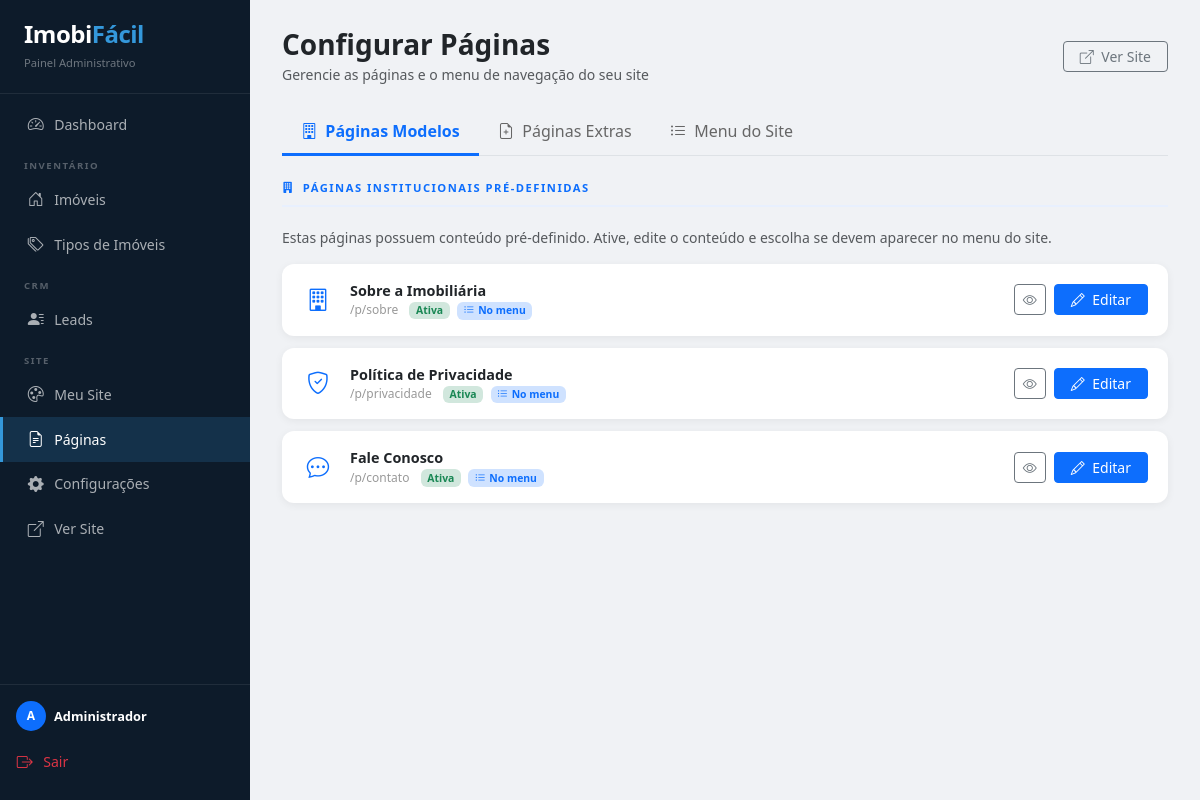
Screenshot of /admin/paginas (signed in) with the database file from the repository.
### app/models.py (models this page shows, shortened)
class Usuario(db.Model, UserMixin):
    __tablename__ = 'usuarios'
    id             = db.Column(db.Integer, primary_key=True)
    imobiliaria_id = db.Column(db.Integer, db.ForeignKey('imobiliarias.id'), nullable=False)
    nome           = db.Column(db.String(100), nullable=False)
    email          = db.Column(db.String(120), unique=True, nullable=False)
    senha_hash     = db.Column(db.String(256))

class PaginaSite(db.Model):
    __tablename__ = 'paginas_site'
    id             = db.Column(db.Integer, primary_key=True)
    imobiliaria_id = db.Column(db.Integer, db.ForeignKey('imobiliarias.id'), nullable=False)
    tipo           = db.Column(db.String(20), default='custom')   # 'institucional' | 'custom'
    slug           = db.Column(db.String(100), nullable=False)
    titulo         = db.Column(db.String(200), nullable=False)
    conteudo       = db.Column(db.Text)
    ativo          = db.Column(db.Boolean, default=True)
    no_menu        = db.Column(db.Boolean, default=False)
    ordem          = db.Column(db.Integer, default=0)

### app/admin/routes.py (the view)
@admin_bp.route('/paginas')
@login_required
def paginas():
    from ..models import PaginaSite, MenuLink
    imob_id = current_user.imobiliaria_id
    _garantir_paginas_institucionais(imob_id)
    institucionais = PaginaSite.query.filter_by(imobiliaria_id=imob_id, tipo='institucional')\
                                     .order_by(PaginaSite.ordem).all()
    extras         = PaginaSite.query.filter_by(imobiliaria_id=imob_id, tipo='custom')\
                                     .order_by(PaginaSite.ordem).all()
    links_menu     = MenuLink.query.filter_by(imobiliaria_id=imob_id)\
                                   .order_by(MenuLink.ordem).all()
    return render_template('admin/paginas.html',
                           institucionais=institucionais,
                           extras=extras,
                           links_menu=links_menu,
                           tab=request.args.get('tab', 'institucionais'))

### app/__init__.py (called while the page is built)
def _resolver_imobiliaria(host, app):
    from .models import Imobiliaria
    base = app.config.get('BASE_DOMAIN', '').strip().lower()
    host_sem_www = host[4:] if host.startswith('www.') else host
    imob = (
        Imobiliaria.query.filter(
            Imobiliaria.dominio_personalizado.in_([host, host_sem_www]),
            Imobiliaria.ativo == True          # noqa: E712
        ).first()
    )
    if imob:
        return imob
    if base and host.endswith(f'.{base}'):
        slug = host[:-(len(base) + 1)]
        if slug and slug != 'www':
            imob = Imobiliaria.query.filter_by(slug=slug, ativo=True).first()
            if imob:
                return imob
    imob = Imobiliaria.query.filter_by(dominio=host, ativo=True).first()
    return imob

@login_manager.user_loader
def load_user(user_id):
    user_id = str(user_id)
    if user_id.startswith('sa:'):
        from .models import SuperAdmin
        return SuperAdmin.query.get(int(user_id[3:]))
    from .models import Usuario
    return Usuario.query.get(int(user_id))

### app/admin/routes.py (called while the page is built, shortened)
@admin_bp.before_request
def verificar_acesso_admin():
    from flask_login import current_user
    from flask import redirect, url_for
    if not current_user.is_authenticated:
        return  # login_required cuida do redirect
    if getattr(current_user, 'is_superadmin', False):
        return redirect(url_for('superadmin.dashboard'))
    from ..models import Imobiliaria
    imob = Imobiliaria.query.get(current_user.imobiliaria_id)
    if not imob or not imob.ativo:
        from flask_login import logout_user
        logout_user()
        from flask import flash
        flash('Sua conta foi suspensa. Entre em contato com o suporte.', 'danger')
        return redirect(url_for('auth.login'))

def _garantir_paginas_institucionais(imob_id):
    from ..models import PaginaSite
    for p in PAGINAS_INSTITUCIONAIS:
        existe = PaginaSite.query.filter_by(imobiliaria_id=imob_id,
                                            tipo='institucional',
                                            slug=p['slug']).first()
    db.session.commit()

### app/templates/admin/paginas.html (shortened to what this page needs)
{% extends 'admin/base.html' %}
{% block content %}
<div class="d-flex justify-content-between align-items-center mb-4">
    <div>
        <h2 class="h3 fw-bold mb-0">Configurar Páginas</h2>
        <small class="text-muted">Gerencie as páginas e o menu de navegação do seu site</small>
    </div>
    <a href="{{ url_for('site.index') }}" target="_blank"
       class="btn btn-outline-secondary btn-sm px-3">
        <i class="bi bi-box-arrow-up-right me-1"></i> Ver Site
    </a>
</div>
<ul class="nav nav-tabs">
    <li class="nav-item">
        <a class="nav-link {{ 'active' if tab == 'institucionais' }}"
           href="{{ url_for('admin.paginas', tab='institucionais') }}">
            <i class="bi bi-building me-1"></i> Páginas Modelos
        </a>
    </li>
    <li class="nav-item">
        <a class="nav-link {{ 'active' if tab == 'extras' }}"
           href="{{ url_for('admin.paginas', tab='extras') }}">
            <i class="bi bi-file-earmark-plus me-1"></i> Páginas Extras
        </a>
    </li>
    <li class="nav-item">
        <a class="nav-link {{ 'active' if tab == 'menu' }}"
           href="{{ url_for('admin.paginas', tab='menu') }}">
            <i class="bi bi-list-ul me-1"></i> Menu do Site
        </a>
    </li>
</ul>
{% if tab == 'institucionais' %}
<div class="section-header">
    <i class="bi bi-building-fill"></i> Páginas institucionais pré-definidas
</div>
<p class="text-muted small mb-3">
    Estas páginas possuem conteúdo pré-definido. Ative, edite o conteúdo e escolha se devem aparecer no menu do site.
</p>
{% for p in institucionais %}
<div class="page-card">
    <div class="pc-icon">
        {% if p.slug == 'sobre' %}<i class="bi bi-building"></i>
        {% elif p.slug == 'privacidade' %}<i class="bi bi-shield-check"></i>
        {% elif p.slug == 'contato' %}<i class="bi bi-chat-dots"></i>
        {% else %}<i class="bi bi-file-earmark-text"></i>{% endif %}
    </div>
    <div class="pc-info">
        <div class="pc-title">{{ p.titulo }}</div>
        <div class="pc-slug">
            <span class="me-2">/p/{{ p.slug }}</span>
            {% if p.ativo %}
            <span class="badge bg-success-subtle text-success" style="font-size:.65rem;">Ativa</span>
            {% else %}
            <span class="badge bg-secondary-subtle text-secondary" style="font-size:.65rem;">Inativa</span>
            {% endif %}
            {% if p.no_menu %}
            <span class="badge bg-primary-subtle text-primary ms-1" style="font-size:.65rem;"><i class="bi bi-list-ul me-1"></i>No menu</span>
            {% endif %}
        </div>
    </div>
    <div class="pc-acts">
        {% if p.ativo %}
        <a href="{{ url_for('site.pagina', slug=p.slug) }}" target="_blank"
           class="btn btn-outline-secondary btn-sm" title="Ver página">
            <i class="bi bi-eye"></i>
        </a>
        {% endif %}
        <a href="{{ url_for('admin.editar_pagina_institucional', slug=p.slug) }}"
           class="btn btn-primary btn-sm px-3">
            <i class="bi bi-pencil me-1"></i> Editar
        </a>
    </div>
</div>
{% endfor %}
{% endif %}
{% endblock %}

### app/templates/admin/base.html (shortened to what this page needs)
<!DOCTYPE html>
<html lang="pt-br">
<head>
    <link href="https://cdn.jsdelivr.net/npm/bootstrap@5.3.0/dist/css/bootstrap.min.css" rel="stylesheet">
    <link rel="stylesheet" href="https://cdn.jsdelivr.net/npm/bootstrap-icons@1.11.0/font/bootstrap-icons.css">
</head>
<body>
<nav id="sidebar">
    <div class="brand">
        <h4>Imobi<span style="color:#3498db;">Fácil</span></h4>
        <small>Painel Administrativo</small>
    </div>
    <div class="mt-2 flex-grow-1">
        <a href="{{ url_for('admin.dashboard') }}"
           class="nav-link-side {% if request.endpoint == 'admin.dashboard' %}active{% endif %}">
            <i class="bi bi-speedometer2"></i> Dashboard
        </a>
        <div class="nav-group-label">Inventário</div>
        <a href="{{ url_for('admin.listar_imoveis') }}"
           class="nav-link-side {% if request.endpoint in ['admin.listar_imoveis','admin.novo_imovel','admin.editar_imovel'] %}active{% endif %}">
            <i class="bi bi-house-door"></i> Imóveis
        </a>
        <a href="{{ url_for('admin.listar_tipos') }}"
           class="nav-link-side {% if request.endpoint in ['admin.listar_tipos','admin.novo_tipo'] %}active{% endif %}">
            <i class="bi bi-tags"></i> Tipos de Imóveis
        </a>
        <div class="nav-group-label">CRM</div>
        <a href="{{ url_for('leads.listar_leads') }}"
           class="nav-link-side {% if 'leads.' in request.endpoint %}active{% endif %}">
            <i class="bi bi-person-lines-fill"></i> Leads
        </a>
        <div class="nav-group-label">Site</div>
        <a href="{{ url_for('admin.meusite') }}"
           class="nav-link-side {% if 'admin.meusite' in request.endpoint or request.endpoint in ['admin.salvar_tema','admin.salvar_identidade','admin.novo_banner','admin.excluir_banner'] %}active{% endif %}">
            <i class="bi bi-palette"></i> Meu Site
        </a>
        <a href="{{ url_for('admin.paginas') }}"
           class="nav-link-side {% if request.endpoint in ['admin.paginas','admin.editar_pagina_institucional','admin.editar_pagina_extra','admin.nova_pagina_extra','admin.excluir_pagina_extra','admin.novo_menu_link','admin.excluir_menu_link','admin.toggle_menu_link'] %}active{% endif %}">
            <i class="bi bi-file-earmark-text"></i> Páginas
        </a>
        <a href="{{ url_for('admin.configuracoes') }}"
           class="nav-link-side {% if request.endpoint == 'admin.configuracoes' %}active{% endif %}">
            <i class="bi bi-gear-fill"></i> Configurações
        </a>
        <a href="{{ url_for('site.index') }}" target="_blank"
           class="nav-link-side">
            <i class="bi bi-box-arrow-up-right"></i> Ver Site
        </a>
    </div>
    <div class="border-top border-secondary p-3" style="border-color: rgba(255,255,255,.08) !important;">
        {% if current_user.is_authenticated %}
        <div class="d-flex align-items-center gap-2 mb-2">
            <div class="rounded-circle bg-primary d-flex align-items-center justify-content-center text-white fw-bold"
                 style="width:30px;height:30px;font-size:.75rem;flex-shrink:0;">
                {{ current_user.nome[0].upper() if current_user.nome else 'U' }}
            </div>
            <div style="overflow:hidden;">
                <div class="text-white fw-bold" style="font-size:.8rem;white-space:nowrap;overflow:hidden;text-overflow:ellipsis;">
                    {{ current_user.nome }}
                </div>
            </div>
        </div>
        {% endif %}
        <a href="{{ url_for('auth.logout') }}" class="nav-link-side text-danger ps-0" style="border:none;">
            <i class="bi bi-box-arrow-right"></i> Sair
        </a>
    </div>
</nav>
<main id="main-content">
    {% block content %}{% endblock %}
</main>
</body>
</html>

### app/templates/admin/base.html (style rules this page uses)
*, *::before, *::after { box-sizing: border-box; }
body { display: flex; min-height: 100vh; background: #f0f2f5; margin: 0; font-family: 'Segoe UI', system-ui, sans-serif; }
#sidebar { width: 250px; background: #0d1b2a; color: #fff; flex-shrink: 0; display: flex; flex-direction: column; position: sticky; top: 0; height: 100vh; overflow-y: auto; }
#sidebar .brand { padding: 1.25rem 1.5rem; border-bottom: 1px solid rgba(255,255,255,.08); }
#sidebar .brand h4 { margin: 0; font-weight: 800; letter-spacing: -.5px; }
#sidebar .brand small { color: rgba(255,255,255,.4); font-size: .7rem; }
.nav-group-label { padding: .75rem 1.5rem .25rem; font-size: .6rem; font-weight: 700; letter-spacing: 1.5px; text-transform: uppercase; color: rgba(255,255,255,.3); }
.nav-link-side { display: flex; align-items: center; gap: .6rem; padding: .65rem 1.5rem; color: rgba(255,255,255,.65); text-decoration: none; font-size: .88rem; transition: background .15s, color .15s, border-left .15s; border-left: 3px solid transparent; }
.nav-link-side i { font-size: 1rem; width: 1.1rem; text-align: center; }
.nav-link-side.active { background: rgba(52, 152, 219, .18); color: #fff; border-left-color: #3498db; }
#main-content { flex: 1; padding: 1.75rem 2rem; overflow-y: auto; }

### app/templates/admin/paginas.html (style rules this page uses)
.nav-tabs .nav-link { color: #666; border: none; border-bottom: 3px solid transparent; padding: .6rem 1.2rem; }
.nav-tabs .nav-link.active { color: #0d6efd; border-bottom-color: #0d6efd; font-weight: 600; background: transparent; }
.nav-tabs { border-bottom: 1px solid #dee2e6; margin-bottom: 1.5rem; }
.page-card { background: #fff; border-radius: 12px; box-shadow: 0 2px 8px rgba(0,0,0,.06); padding: 1rem 1.25rem; display: flex; align-items: center; gap: 1rem; margin-bottom: .75rem; }
.page-card .pc-icon { font-size: 1.4rem; color: #0d6efd; flex-shrink: 0; width: 32px; text-align: center; }
.page-card .pc-info { flex: 1; min-width: 0; }
.page-card .pc-title { font-weight: 600; font-size: .9rem; color: #212529; }
.page-card .pc-slug { font-size: .75rem; color: #999; }
.page-card .pc-acts { display: flex; align-items: center; gap: .5rem; flex-shrink: 0; }
.section-header { font-size: .7rem; font-weight: 700; text-transform: uppercase; letter-spacing: 1.5px; color: #0d6efd; border-bottom: 2px solid #e8f0fe; padding-bottom: .5rem; margin-bottom: 1.25rem; display: flex; align-items: center; gap: .5rem; }

### rows the page displays
Usuario: nome "A", nome "Administrador"
PaginaSite: titulo "Sobre a Imobiliária", slug "sobre", ativo "Ativa", no_menu True (drawn)
PaginaSite: titulo "Política de Privacidade", slug "privacidade", ativo "Ativa", no_menu True (drawn)
PaginaSite: titulo "Fale Conosco", slug "contato", ativo "Ativa", no_menu True (drawn)
